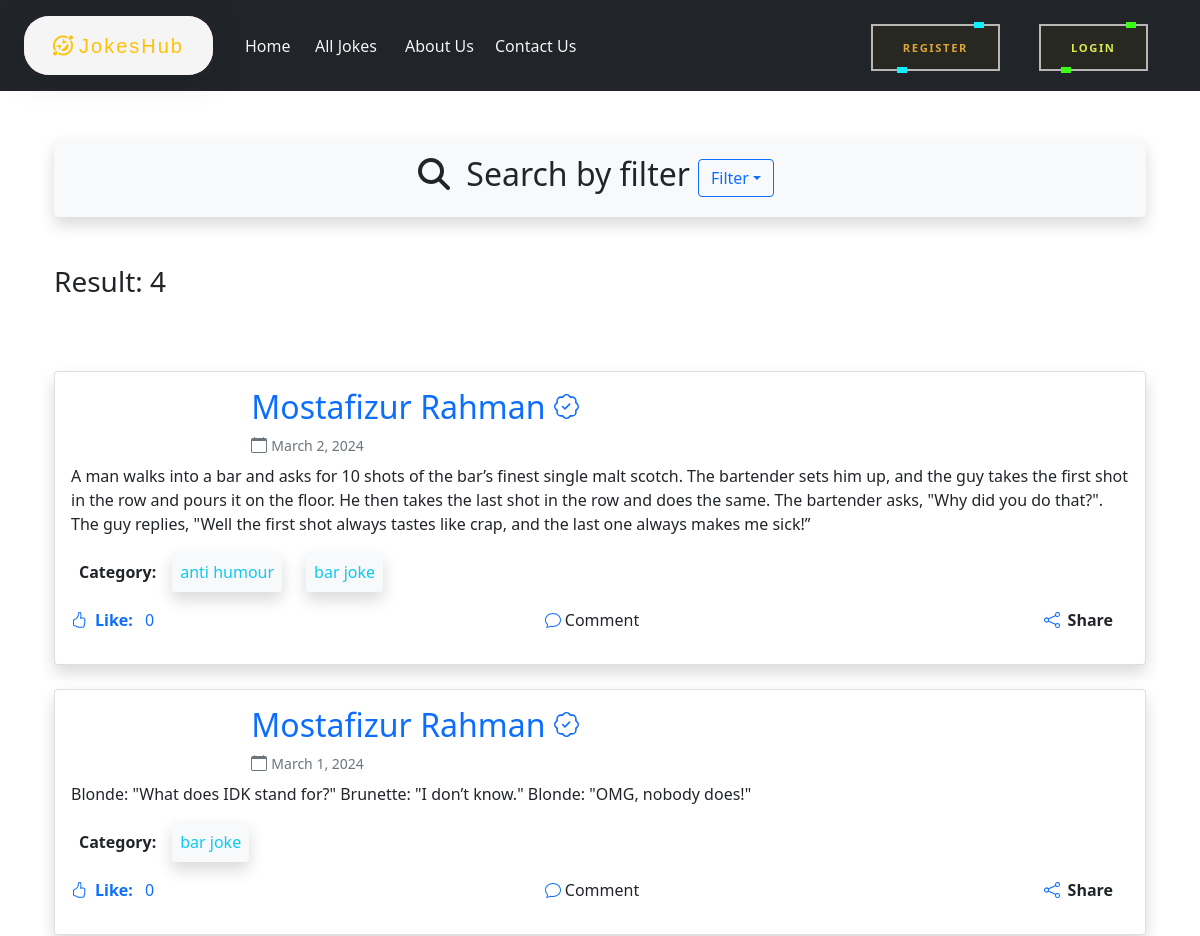
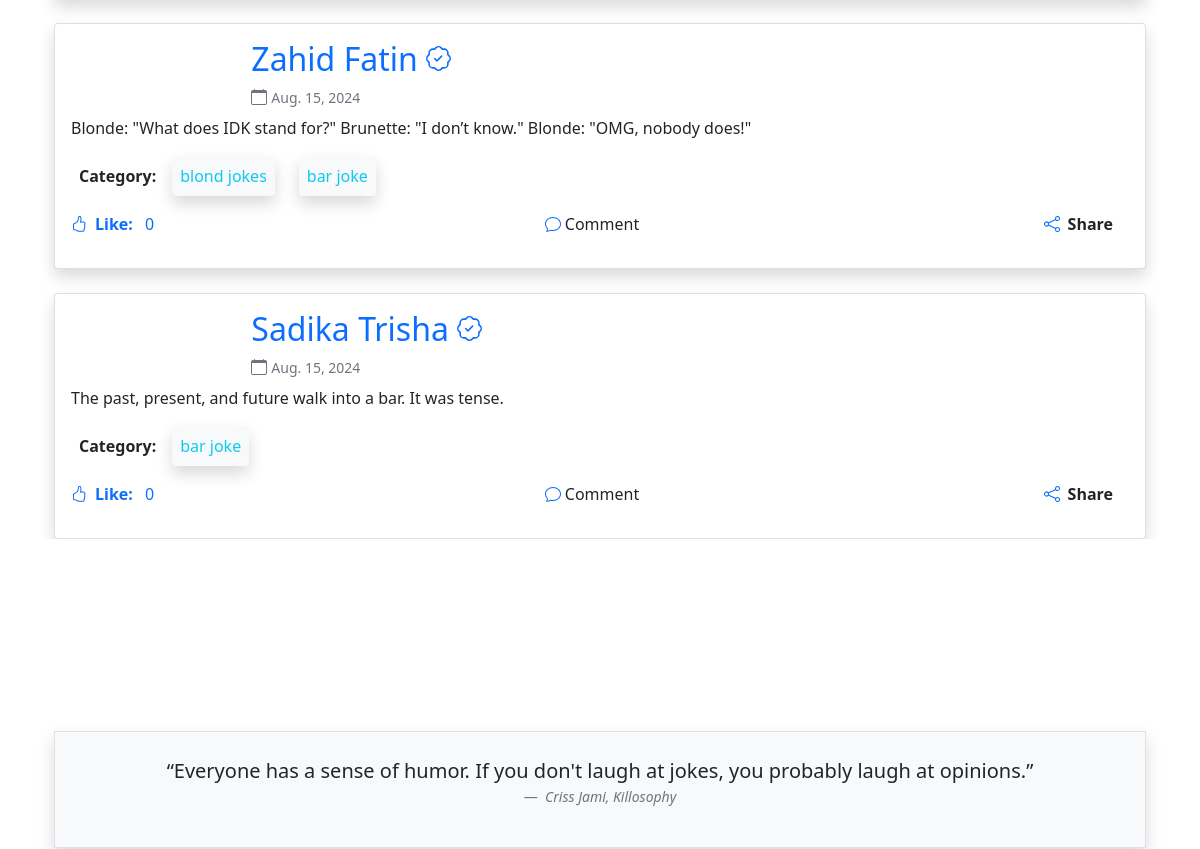
/jokes/all-jokes/category/bar-joke/ (upper part), run on an earlier commit of the app's database (2 pictures, top to bottom).
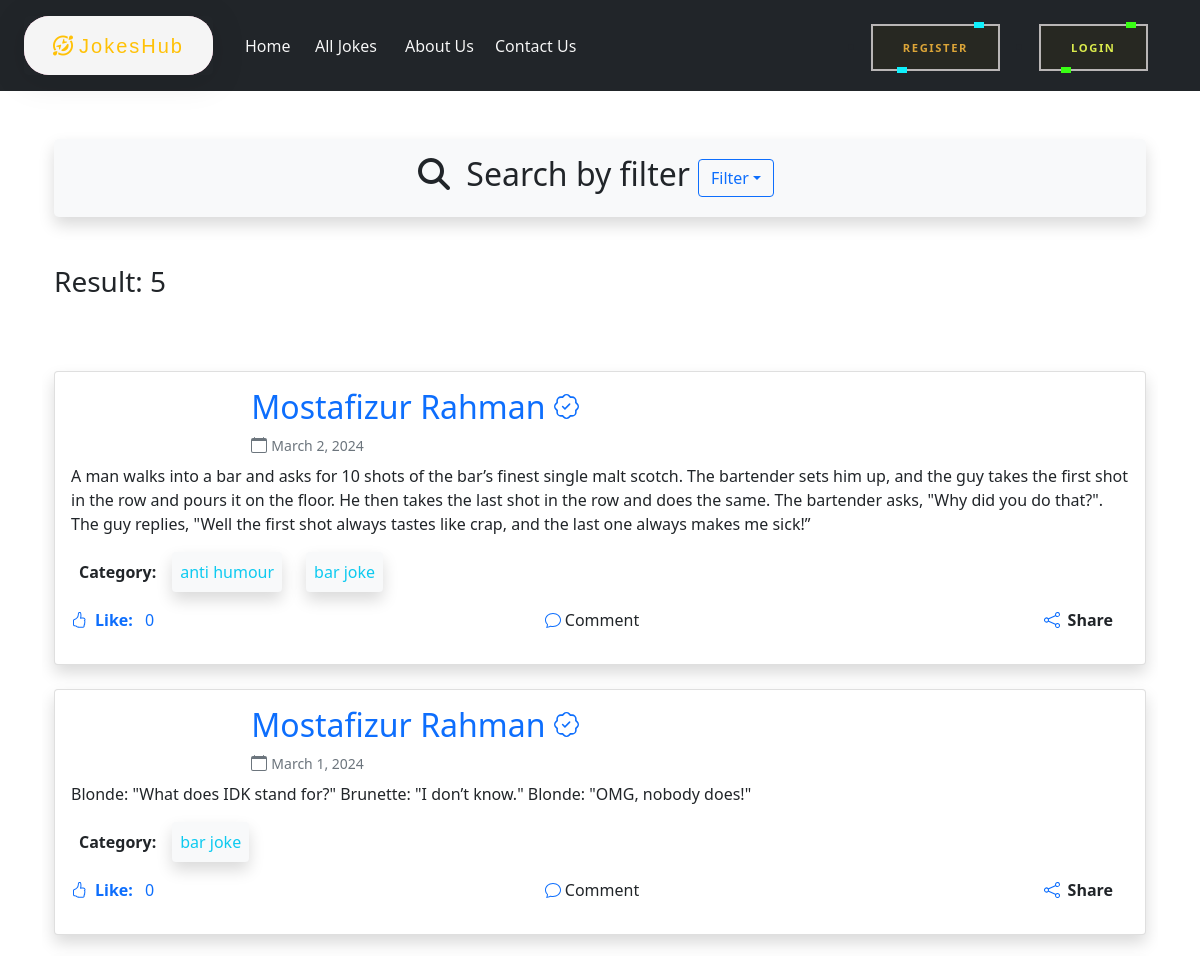
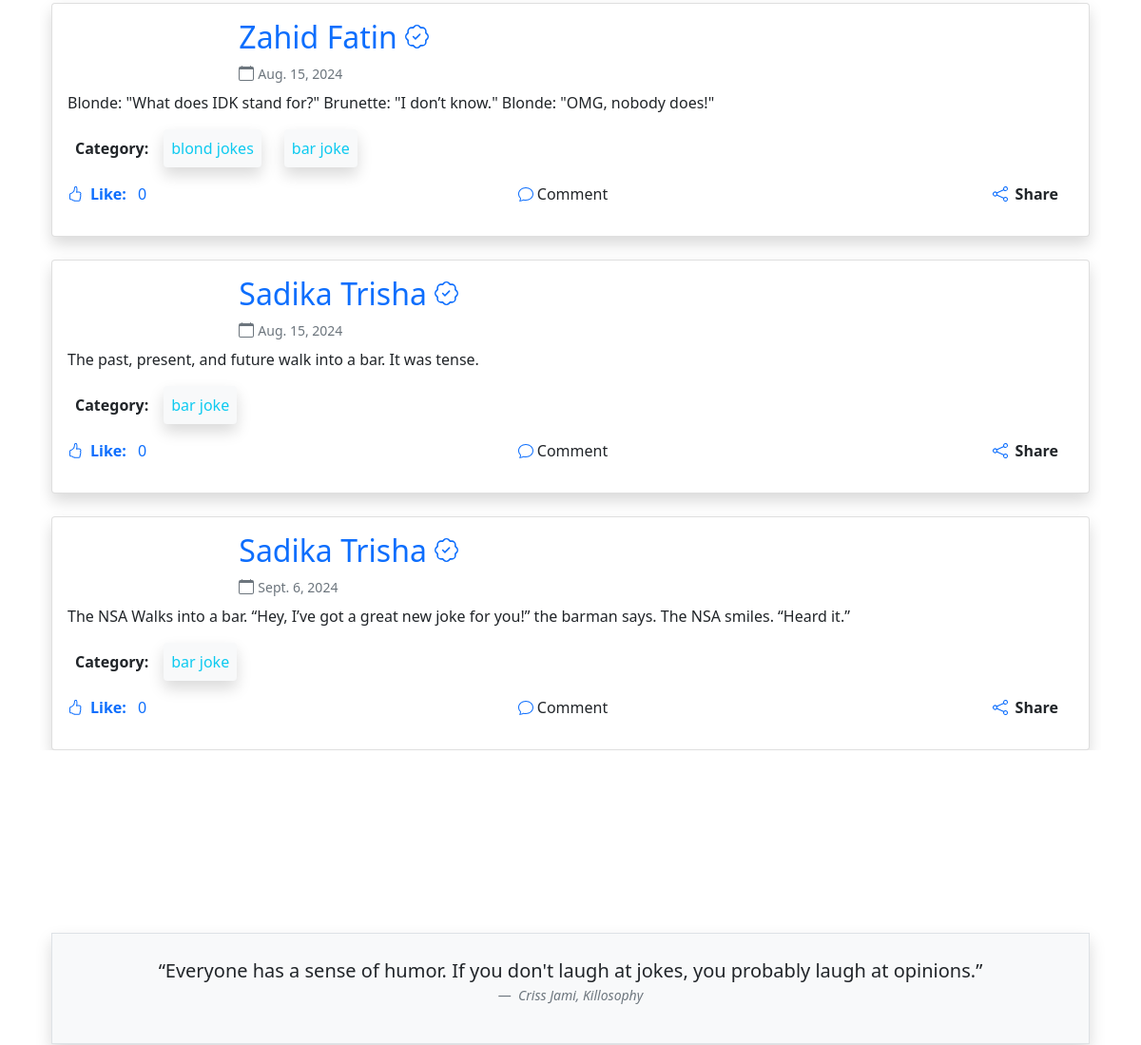
And on a later commit of the database (2 pictures, top to bottom).
### jokes/models.py (models this page shows, shortened)
class Joke(models.Model):
    description = models.TextField()
    like = models.IntegerField(default=0)
    owner = models.ForeignKey(User, on_delete=models.CASCADE)
    created_on = models.DateField(auto_now_add=True, null=True, blank=True)
    categories = models.ManyToManyField(Category, related_name="categories")
    shared_condition = models.BooleanField(default=False)
    shared_jokes = models.ForeignKey(User, on_delete = models.CASCADE, blank = True, null = True, related_name = 'shared')

class Category(models.Model):
    name = models.CharField(max_length=20)
    slug = models.SlugField(max_length=20,unique=True, null=True, blank=True)

### jokes/views.py (the view)
# urls.py: path("all-jokes", views.all_jokes, name = "all_jokes"),
def all_jokes(request, category_slug = None):
    jokes = Joke.objects.all()
    if category_slug is not None:
        categories = Category.objects.get(slug = category_slug)
        jokes = Joke.objects.filter(categories  = categories)
    categories = Category.objects.all()
    return render(request, 'show_jokes_main.html', {'jokes' : jokes, 'categories' : categories})

### jokes/templates/show_jokes_main.html (shortened to what this page needs)
{% extends 'base.html' %}
{% block content %}
{% load crispy_forms_tags %}
  <div class="container">
    <div class="d-flex justify-content-center align-items-center my-5 bg-light py-3 px-1 rounded-3 shadow">
      <div class="">
        <h2><i class="fa-solid fa-magnifying-glass me-2"></i> Search by filter</h2>
      </div>
      <div class="mx-2 dropdown">
        <button class="btn btn-outline-primary dropdown-toggle" type="button" id="dropdownMenuButton1" data-bs-toggle="dropdown" aria-expanded="false">Filter</button>
      </div>
    </div>
    <div class="my-5">
      <h3>Result: {{ jokes|length }}</h3>
    </div>
    <div class="row my-4 gy-4 d-flex justify-content-center overflow-auto">
      {% for joke in jokes %}
        <div class="col-md-12 d-flex justify-content-center w-100">
          <div style="width: 100vw;" class="card shadow rounded">
            <div class="card-body">
              <div class="row mb-2 d-flex align-items-center">
                <div class="col-md-10">
                  <h2 class="text-primary me-3">{{ joke.owner.first_name }} {{ joke.owner.last_name }} </h2>
                  <div class="d-flex align-items-center">
                    <small class="ms-1 text-muted">{{ joke.created_on }}</small>
                  </div>
                </div>
              </div>
              <p class="card-text">{{ joke.description }}</p>
              <div class="d-flex mb-3">
                <strong class="me-2 p-2">Category:</strong>
                {% for category in joke.categories.all %}
                  <a class="me-4 p-2 shadow rounded bg-light text-decoration-none text-info">{{ category.name }}</a>
                {% endfor %}
              </div>
              <div class="row text-info pe-3">
                <div class="col-md-4">
                  <p class="text-primary d-flex align-items-center">
                    <a class="text-decoration-none" href="{% url 'like_joke_url' joke.id %}"><strong class="me-2">Like:</strong> {{ joke.like }}</a>
                  </p>
                </div>
                <div class="col-md-4 ms-auto text-primary d-flex justify-content-center">
                  <p class="d-flex align-items-center">
                    <a href="{% url 'joke_detail' joke.pk %}" class="ms-1 text-decoration-none text-dark">Comment</a>
                  </p>
                </div>
                <div class="col-md-4 ms-auto text-primary d-flex justify-content-end">
                  <p class="d-flex align-items-center">
                    <a class="text-decoration-none" href="{% url 'share_joke_url' joke.id %}"><strong class="ms-2 text-dark">Share</strong></a>
                  </p>
                </div>
              </div>
            </div>
          </div>
        </div>
      {% endfor %}
    </div>
  </div>
  <div class="my-5 pt-5"></div>
  <section class="bsb-fact-5 pb-3 py-md-5">
    <div class="container">
      <div class="row">
        <div class="col-12">
          <div class="container-fluid bg-light border shadow">
            <div class="row">
              <div class="col-12 col-md-12 p-0">
                <div class="card border-0 bg-transparent">
                  <div class="card-body text-center p-4 p-xxl-5">
                    <figure class="text-center">
                      <blockquote class="blockquote">
                        <p>“Everyone has a sense of humor. If you don't laugh at jokes, you probably laugh at opinions.”</p>
                      </blockquote>
                      <figcaption class="blockquote-footer">
                        <cite title="Source Title">Criss Jami, Killosophy</cite>
                      </figcaption>
                    </figure>
                  </div>
                </div>
              </div>
            </div>
          </div>
        </div>
      </div>
    </div>
  </section>
{% endblock %}

What changed in the data, as far as the page shows it:
added Joke: owner.first_name "Sadika", owner.last_name "Trisha", created_on "Sept. 6, 2024", description "The NSA Walks into a bar. “Hey, I’ve got a great new joke for you!” the barman says. The NSA smiles. “Heard it.”", like "0", Category (name "bar joke")
Also different on the page:
{{ jokes|length }}: "4" → "5"
